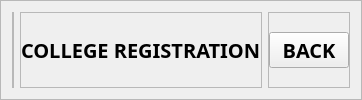
         <widget class="QFrame" name="top_frame_reg_pg">
          <property name="frameShape">
           <enum>QFrame::StyledPanel</enum>
          </property>
          <property name="frameShadow">
           <enum>QFrame::Raised</enum>
          </property>
          <layout class="QHBoxLayout" name="horizontalLayout_10">
           <item>
            <widget class="QFrame" name="left_header_frame">
             <property name="frameShape">
              <enum>QFrame::StyledPanel</enum>
             </property>
             <property name="frameShadow">
              <enum>QFrame::Raised</enum>
             </property>
             <layout class="QHBoxLayout" name="horizontalLayout_25">
              <property name="spacing">
               <number>0</number>
              </property>
              <property name="leftMargin">
               <number>0</number>
              </property>
              <property name="topMargin">
               <number>0</number>
              </property>
              <property name="rightMargin">
               <number>0</number>
              </property>
              <property name="bottomMargin">
               <number>0</number>
              </property>
             </layout>
            </widget>
           </item>
           <item>
            <widget class="QFrame" name="center_header_frame">
             <property name="font">
              <font>
               <family>Segoe UI Black</family>
               <pointsize>15</pointsize>
               <weight>75</weight>
               <bold>true</bold>
              </font>
             </property>
             <property name="frameShape">
              <enum>QFrame::StyledPanel</enum>
             </property>
             <property name="frameShadow">
              <enum>QFrame::Raised</enum>
             </property>
             <layout class="QHBoxLayout" name="horizontalLayout_26">
              <property name="spacing">
               <number>0</number>
              </property>
              <property name="leftMargin">
               <number>0</number>
              </property>
              <property name="topMargin">
               <number>0</number>
              </property>
              <property name="rightMargin">
               <number>0</number>
              </property>
              <property name="bottomMargin">
               <number>0</number>
              </property>
              <item alignment="Qt::AlignHCenter">
               <widget class="QLabel" name="lbl_registration">
                <property name="text">
                 <string>COLLEGE REGISTRATION</string>
                </property>
               </widget>
              </item>
             </layout>
            </widget>
           </item>
           <item>
            <widget class="QFrame" name="right_header_frame">
             <property name="frameShape">
              <enum>QFrame::StyledPanel</enum>
             </property>
             <property name="frameShadow">
              <enum>QFrame::Raised</enum>
             </property>
             <layout class="QHBoxLayout" name="horizontalLayout_18">
              <property name="spacing">
               <number>0</number>
              </property>
              <property name="leftMargin">
               <number>0</number>
              </property>
              <property name="topMargin">
               <number>0</number>
              </property>
              <property name="rightMargin">
               <number>0</number>
              </property>
              <property name="bottomMargin">
               <number>0</number>
              </property>
              <item alignment="Qt::AlignRight">
               <widget class="QPushButton" name="button_back_reg_pg">
                <property name="font">
                 <font>
                  <family>Segoe UI Black</family>
                  <pointsize>15</pointsize>
                  <weight>75</weight>
                  <bold>true</bold>
                 </font>
                </property>
                <property name="cursor">
                 <cursorShape>PointingHandCursor</cursorShape>
                </property>
                <property name="text">
                 <string>BACK</string>
                </property>
               </widget>
              </item>
             </layout>
            </widget>
           </item>
          </layout>
         </widget>
